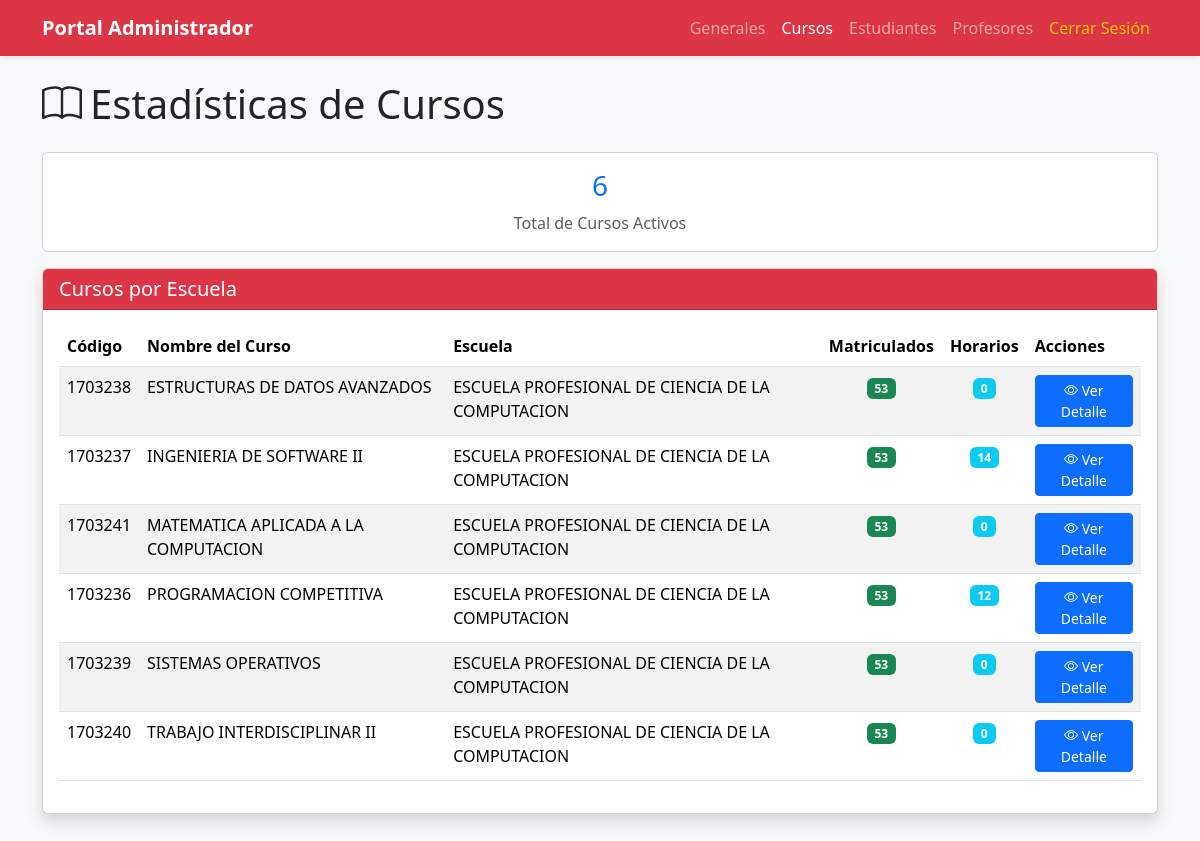
Page /administrador/estadisticas/cursos/ (signed in) on the earlier database version.
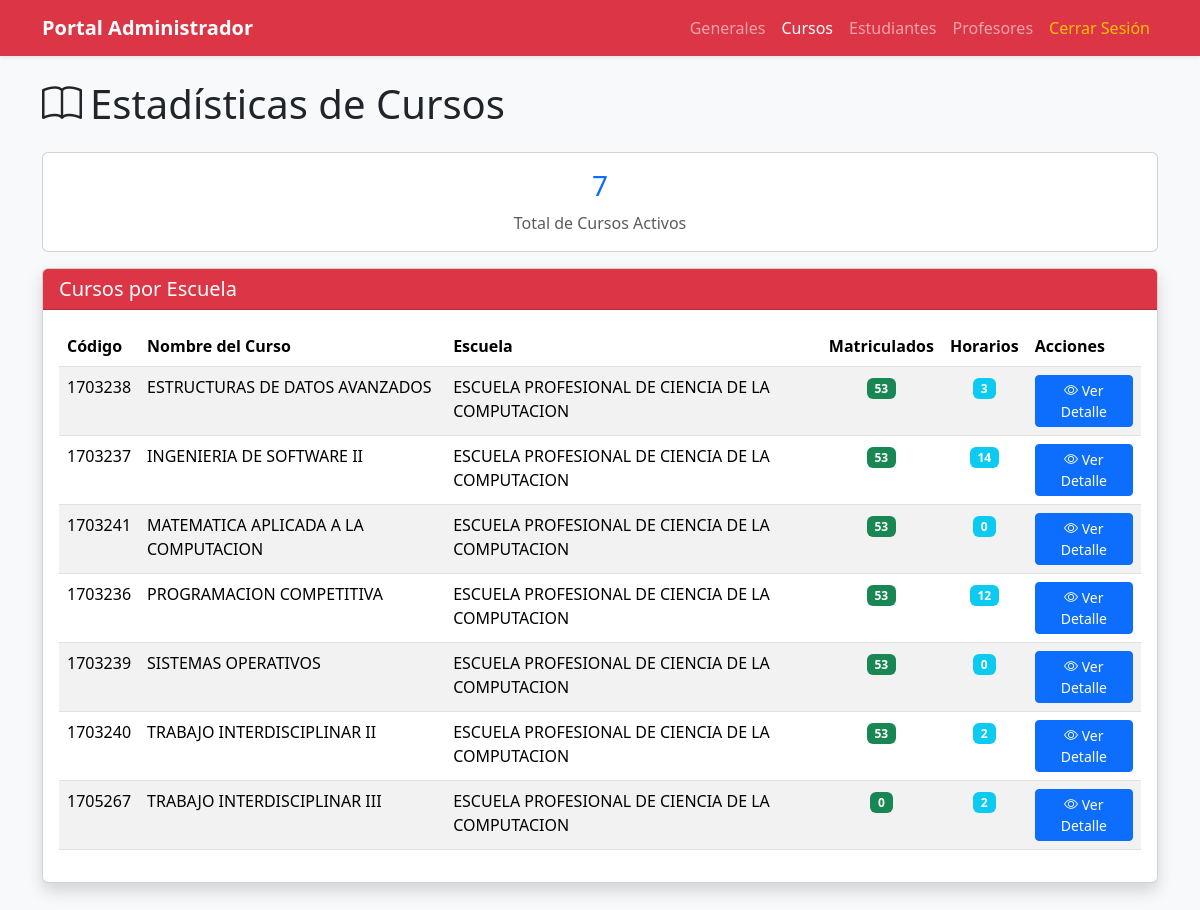
Same page on the later database version.
### app/models/curso/models.py (models this page shows, shortened)
class Curso(models.Model):
    codigo = models.CharField(max_length=20, unique=True, primary_key=True)
    nombre = models.CharField(max_length=200)
    descripcion = models.TextField(blank=True, null=True)
    creditos = models.IntegerField(default=3)
    horas_teoria = models.IntegerField(default=2)
    horas_practica = models.IntegerField(default=2)
    horas_laboratorio = models.IntegerField(default=0)
    semestre_recomendado = models.IntegerField(default=1)
    escuela = models.ForeignKey(
        Escuela,
        on_delete=models.PROTECT,
        related_name='cursos'
    )
    prerequisitos = models.ManyToManyField(
        'self',
        symmetrical=False,
        related_name='cursos_siguientes',
        blank=True
    )
    fecha_creacion = models.DateTimeField(auto_now_add=True)
    fecha_actualizacion = models.DateTimeField(auto_now=True)
    is_active = models.BooleanField(default=True)
    tiene_grupo_b = models.BooleanField(
        default=False,
        help_text='Si el curso tiene dos grupos (A y B)'
    )
    class Meta:
        db_table = 'curso'
        verbose_name = 'Curso'
        verbose_name_plural = 'Cursos'
        ordering = ['codigo']

### app/models/usuario/models.py (models this page shows, shortened)
class Escuela(models.Model):
    codigo = models.CharField(max_length=20, unique=True, primary_key=True)
    nombre = models.CharField(max_length=200)
    facultad = models.CharField(max_length=200, blank=True, null=True)
    descripcion = models.TextField(blank=True, null=True)
    is_active = models.BooleanField(default=True)
    class Meta:
        db_table = 'escuela'
        verbose_name = 'Escuela'
        verbose_name_plural = 'Escuelas'

### app/models/usuario/admin_views.py (the view)
# urls.py: path('administrador/estadisticas/cursos/', admin_views.estadisticas_cursos, name='estadisticas_cursos'),
@never_cache
@login_required
def estadisticas_cursos(request):
    if not hasattr(request.user, 'tipo_usuario'):
        messages.error(request, 'No tiene permisos para acceder a esta página.')
        return redirect('login')
    tipo = request.user.tipo_usuario.nombre
    if tipo != 'Administrador':
        messages.error(request, 'Solo administradores pueden ver estadísticas de cursos.')
        return redirect('login')
    from app.models.curso.models import Curso
    from app.models.matricula.models import Matricula
    from app.models.horario.models import Horario
    from django.db.models import Count, Avg, Q
    cursos = Curso.objects.filter(is_active=True).annotate(
        num_matriculados=Count('matriculas', distinct=True, filter=Q(
            matriculas__periodo_academico='2025-B',
            matriculas__estado='MATRICULADO'
        )),
        num_horarios=Count('horarios', distinct=True, filter=Q(horarios__is_active=True))
    ).select_related('escuela').order_by('escuela__nombre', 'nombre')
    context = {
        'usuario': request.user,
        'cursos': cursos,
        'total_cursos': cursos.count(),
    }
    return render(request, 'admin/estadisticas_cursos.html', context)

### Templates/admin/estadisticas_cursos.html (shortened to what this page needs)
<!doctype html>
<html lang="es">
<head>
    <link href="https://cdn.jsdelivr.net/npm/bootstrap@5.3.2/dist/css/bootstrap.min.css" rel="stylesheet">
    <link rel="stylesheet" href="https://cdn.jsdelivr.net/npm/bootstrap-icons@1.11.1/font/bootstrap-icons.css">
</head>
<body class="bg-light">
    <nav class="navbar navbar-expand-lg navbar-dark bg-danger shadow-sm">
        <div class="container">
            <a class="navbar-brand fw-bold" href="{% url 'admin_dashboard' %}">Portal Administrador</a>
            <div class="collapse navbar-collapse">
                <ul class="navbar-nav ms-auto">
                    <li class="nav-item"><a class="nav-link" href="{% url 'estadisticas_generales' %}">Generales</a></li>
                    <li class="nav-item"><a class="nav-link active" href="{% url 'estadisticas_cursos' %}">Cursos</a></li>
                    <li class="nav-item"><a class="nav-link" href="{% url 'estadisticas_estudiantes' %}">Estudiantes</a></li>
                    <li class="nav-item"><a class="nav-link" href="{% url 'estadisticas_profesores' %}">Profesores</a></li>
                    <li class="nav-item"><a class="nav-link text-warning" href="{% url 'logout' %}">Cerrar Sesión</a></li>
                </ul>
            </div>
        </div>
    </nav>
    <main class="container mt-4 mb-5">
        <h1 class="mb-4"><i class="bi bi-book me-2"></i>Estadísticas de Cursos</h1>
        <div class="card mb-3">
            <div class="card-body text-center">
                <h3 class="text-primary">{{ total_cursos }}</h3>
                <p class="text-muted mb-0">Total de Cursos Activos</p>
            </div>
        </div>
        <div class="card shadow">
            <div class="card-header bg-danger text-white">
                <h5 class="mb-0">Cursos por Escuela</h5>
            </div>
            <div class="card-body">
                <table class="table table-striped table-hover">
                    <thead>
                        <tr>
                            <th>Código</th>
                            <th>Nombre del Curso</th>
                            <th>Escuela</th>
                            <th>Matriculados</th>
                            <th>Horarios</th>
                            <th>Acciones</th>
                        </tr>
                    </thead>
                    <tbody>
                        {% for curso in cursos %}
                        <tr>
                            <td>{{ curso.codigo }}</td>
                            <td>{{ curso.nombre }}</td>
                            <td>{{ curso.escuela.nombre|default:"N/A" }}</td>
                            <td class="text-center">
                                <span class="badge bg-success">{{ curso.num_matriculados }}</span>
                            </td>
                            <td class="text-center">
                                <span class="badge bg-info">{{ curso.num_horarios }}</span>
                            </td>
                            <td>
                                <a href="{% url 'estadisticas_curso_detalle' curso.codigo %}" class="btn btn-sm btn-primary">
                                    <i class="bi bi-eye"></i> Ver Detalle
                                </a>
                            </td>
                        </tr>
                        {% empty %}
                        <tr>
                            <td colspan="6" class="text-center text-muted">No hay cursos registrados</td>
                        </tr>
                        {% endfor %}
                    </tbody>
                </table>
            </div>
        </div>
    </main>
</body>
</html>

Differences in the rows shown:
computed for Curso "ESTRUCTURAS DE DATOS AVANZADOS": num_horarios "0" → "3"
computed for Curso "TRABAJO INTERDISCIPLINAR II": num_horarios "0" → "2"
added Curso: codigo "1705267", nombre "TRABAJO INTERDISCIPLINAR III", escuela.nombre "ESCUELA PROFESIONAL DE CIENCIA DE LA COMPUTACION", num_matriculados "0", num_horarios "2"
Other differences:
{{ total_cursos }}: "6" → "7"
